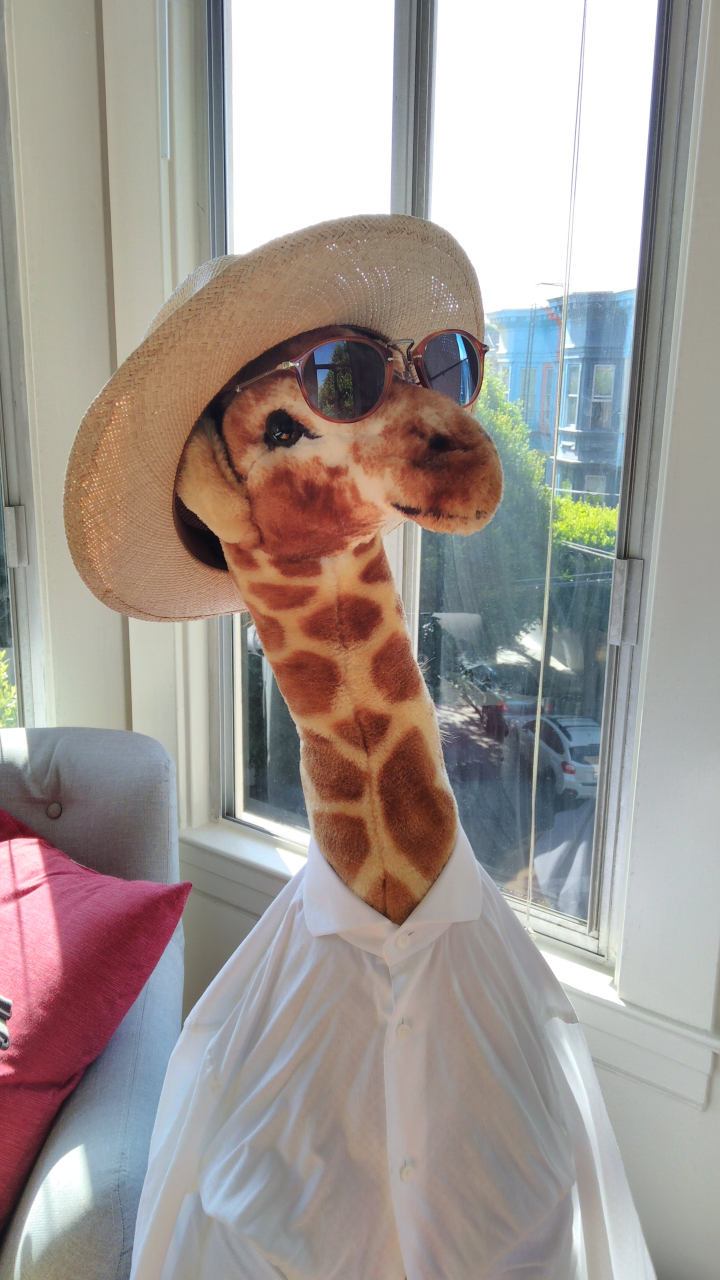
#> input picture project0-tutorial-cancan233/images/gigi.jpg, 2160 x 3840 px (shown at 1/3 size)
$ python main.py --task filter --image ../../../project0-tutorial-cancan233/images/gigi.jpg   (older library calls are emulated)
#> lines starting #> are read from the running program, lines starting #| are printed output that depends on the picture
### project1-hybridimages-cancan233/code/code_bak/helpers.py
# Project Image Filtering and Hybrid Images Stencil Code
# Based on previous and current work
# by James Hays for CSCI 1430 @ Brown and
# CS 4495/6476 @ Georgia Tech
import numpy as np
from numpy import pi, exp, sqrt
from skimage import io, img_as_ubyte, img_as_float32
from skimage.transform import rescale, resize
from PIL import Image
import math


# [25 lines left out: function vis_hybrid_image, not called in this run]


def load_image(path):
    return img_as_float32(io.imread(path))


def save_image(path, im):
    return io.imsave(path, img_as_ubyte(im.copy()))


# given two differently sized images, resize them so they have the same shape
# [8 lines left out: function equalize_image_sizes, not called in this run]

### project1-hybridimages-cancan233/code/code_bak/proj1_part1.py
# Project Image Filtering and Hybrid Images - Tests on my_imfilter function
# Based on previous and current work
# by James Hays for CSCI 1430 @ Brown and
# CS 4495/6476 @ Georgia Tech
import os
from skimage.transform import rescale
import numpy as np
from numpy import pi, exp, sqrt
import matplotlib.pyplot as plt
from helpers import load_image, save_image
from student import my_imfilter

"""
This function loads an image, and then attempts to filter that image
using different kernels as a testing routine.
"""
def filter_test(img_path):
    resultsDir = '..' + os.sep + 'results'
    if not os.path.exists(resultsDir):
        os.mkdir(resultsDir)

    test_image = load_image(img_path)
    test_image = rescale(test_image, 0.7, mode='reflect', multichannel=True)

    '''
    Identity filter
    This filter should do nothing regardless of the padding method you use.
    '''
    identity_filter = np.asarray(
        [[0, 0, 0], [0, 1, 0], [0, 0, 0]], dtype=np.float32)
    identity_image = my_imfilter(test_image, identity_filter)
#> identity_image: shape (2688, 1512, 3) float64; every value is 0
    plt.imshow(identity_image)
    plt.show()
    done = save_image('../results/identity_image.jpg', identity_image)


    '''
    Small blur with a box filter
    This filter should remove some high frequencies.
    '''
    blur_filter = np.ones((3, 3), dtype=np.float32)
    # making the filter sum to 1
    blur_filter /= np.sum(blur_filter, dtype=np.float32)
    blur_image = my_imfilter(test_image, blur_filter)
    plt.imshow(blur_image)
    plt.show()
    done = save_image(resultsDir + os.sep + 'blur_image.jpg', blur_image)


    '''
    Large blur
    This blur would be slow to do directly, so we instead use the fact that Gaussian blurs are separable and blur sequentially in each direction.
    '''
    # generate a 1x(2k+1) gaussian kernel with mean=0 and sigma = s, see https://stackoverflow.com/questions/17190649/how-to-obtain-a-gaussian-filter-in-python
    s, k = 10, 12
    large_1d_blur_filter = np.asarray(
        [exp(-z*z/(2*s*s))/sqrt(2*pi*s*s) for z in range(-k, k+1)], dtype=np.float32)
    large_1d_blur_filter = large_1d_blur_filter.reshape(-1, 1)
    large_blur_image = my_imfilter(test_image, large_1d_blur_filter)
    # notice the T operator which transposes the filter
    large_blur_image = my_imfilter(large_blur_image, large_1d_blur_filter.T)
    plt.imshow(large_blur_image)
    plt.show()
    done = save_image(resultsDir + os.sep +
                      'large_blur_image.jpg', large_blur_image)

    # [8 lines of commented-out code are left out]

    '''
    Oriented filter (Sobel operator)
    '''
    sobel_filter = np.asarray([[-1, 0, 1], [-2, 0, 2], [-1, 0, 1]],
                              dtype=np.float32)  # should respond to horizontal gradients
    sobel_image = my_imfilter(test_image, sobel_filter)

    # 0.5 added because the output image is centered around zero otherwise and mostly black
    sobel_image = np.clip(sobel_image+0.5, 0.0, 1.0)
#> sobel_image: shape (2688, 1512, 3) float64; every value is 0.5
    plt.imshow(sobel_image)
    plt.show()
    done = save_image(resultsDir + os.sep + 'sobel_image.jpg', sobel_image)


    '''
    High pass filter (discrete Laplacian)
    '''
    laplacian_filter = np.asarray(
        [[0, 1, 0], [1, -4, 1], [0, 1, 0]], dtype=np.float32)
    laplacian_image = my_imfilter(test_image, laplacian_filter)

    # added because the output image is centered around zero otherwise and mostly black
    laplacian_image = np.clip(laplacian_image+0.5, 0.0, 1.0)
    plt.figure()
    plt.imshow(laplacian_image)
    plt.show()
    done = save_image(resultsDir + os.sep + 'laplacian_image.jpg', laplacian_image)

    # High pass "filter" alternative
    high_pass_image = test_image - blur_image
    high_pass_image = np.clip(high_pass_image+0.5, 0.0, 1.0)
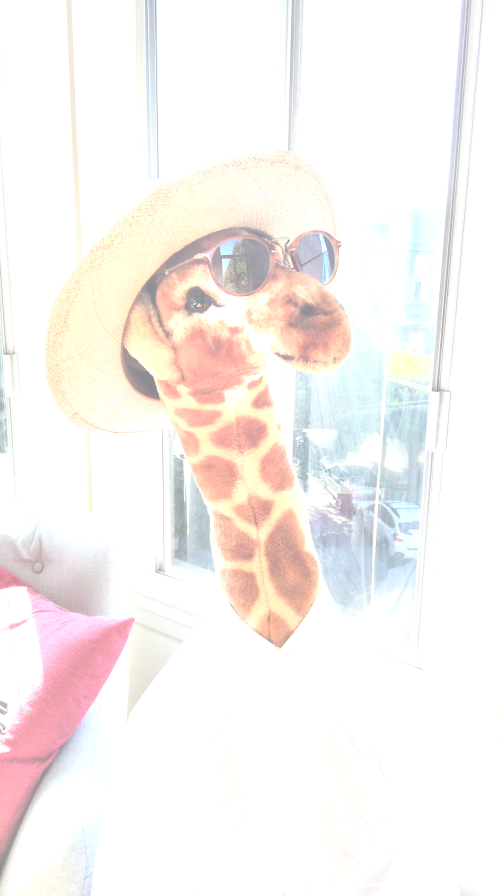
#> high_pass_image: shape (2688, 1512, 3) float64 (shown at 1/3 size); mean R, G, B 0.973, 0.954, 0.943
    plt.figure()
    plt.imshow(high_pass_image)
    plt.show()
    done = save_image(resultsDir + os.sep + 'high_pass_image.jpg', high_pass_image)

### project1-hybridimages-cancan233/code/code_bak/student.py
# Project Image Filtering and Hybrid Images Stencil Code
# Based on previous and current work
# by James Hays for CSCI 1430 @ Brown and
# CS 4495/6476 @ Georgia Tech
import numpy as np
from numpy import pi, exp, sqrt
from skimage import io, img_as_ubyte, img_as_float32
from skimage.transform import rescale

def my_imfilter(image, kernel):
    """
    Your function should meet the requirements laid out on the project webpage.
    Apply a filter (using kernel) to an image. Return the filtered image. To
    achieve acceptable runtimes, you MUST use numpy multiplication and summation
    when applying the kernel.
    Inputs
    - image: numpy nd-array of dim (m,n) or (m, n, c)
    - kernel: numpy nd-array of dim (k, l)
    Returns
    - filtered_image: numpy nd-array of dim of equal 2D size (m,n) or 3D size (m, n, c)
    Errors if:
    - filter/kernel has any even dimension -> raise an Exception with a suitable error message.
    """
    filtered_image = np.zeros(image.shape)

    ##################
    # Your code here #
    print('my_imfilter function in student.py needs to be implemented')
    ##################

    return filtered_image

"""
EXTRA CREDIT placeholder function
"""

# [68 lines left out: functions my_imfilter_fft, gen_hybrid_image, not called in this run]

### project1-hybridimages-cancan233/code/code_bak/main.py
import argparse
import os
from proj1_part1 import filter_test
from proj1_part2 import hybrid_img_generation

def main():
    """
    To test your program you can run the tests we created - "filter" and "hybrid". To run each test, you must add the corresponding
    flags (outlined below) to specify which test you are running, and the image paths you are running the tests on

    Command line usage: python3 main.py -t | --test <filter or hybrid> -i | --image <image path(s) separated by comma (no spaces)>

    -t | --task - flag - required. specifies which test to run (filter - image filtering or hybrid - hybrid image generation)
    -i | --image - flag - required. specifies which image to filter or images to create a hybrid. If running hybrid should be two image
    paths separated by a comma (no spaces)

    e.g.
    python3 main.py -t filter -i ../data/dog.bmp
    python3 main.py -t hybrid -i ../data/cat.bmp,../data/dog.bmp

        """

    # create the command line parser
    parser = argparse.ArgumentParser()
    parser.add_argument("-t", "--task",
                        required=True,
                        choices=['filter','hybrid'],
                        help="Either 'filter' to run image "
                             "filtering or 'hybrid' to run "
                             "hybrid image generation")
    parser.add_argument("-i", "--image",
                        required=True,
                        help="Paths to image(s). If running "
                             "hybrid images separate "
                             "paths by a comma (no space)")
    args = parser.parse_args()

    # if testing filtering (part 1)
    if args.task == 'filter':
        # if specified path does not exist
        if not os.path.exists(args.image):
            # if used a comma in the file path, user may have
            # tried to run hybrid, remind user they are running filtering
            if (',' in args.image):
                print('You wrote a file path separated by a comma. You only need to specify '
                      'one file path if you are testing filtering.')
            # if no comma used, user input path wrong
            else:
                print('The file path you specified: ' + args.image + ' does not exist. Try running something like: '
                                                                   '\n python3 main.py -t filter -i ../data/dog.bmp')
        # if path does exist, run filter tests
        else:
            print('running filter tests on image ' + args.image)
            filter_test(args.image)

    # if testing hybrid (part 2)
    elif args.task == 'hybrid':
        img1, img2 = args.image.split(',')
        # check if either of specified image paths don't exist
        if not os.path.exists(img1):
            print('The file path you specified for image 1 does not exist')
        elif not os.path.exists(img2):
            print('The file path you specified for image 2 does not exist')
        # if both paths exist run
        else:
            print('running hybrid image generation tests on images ' + img1 + ' and ' + img2)
            hybrid_img_generation(img1, img2)

    # user didn't specify whether testing filtering or hybrid image generation
    else:
        print("You must specify what you are testing (either 'filter' or 'hybrid')"
              " for e.g. try running: \n python3 main.py -t filter -i ../data/dog.bmp")


if __name__ == '__main__':
    main()
